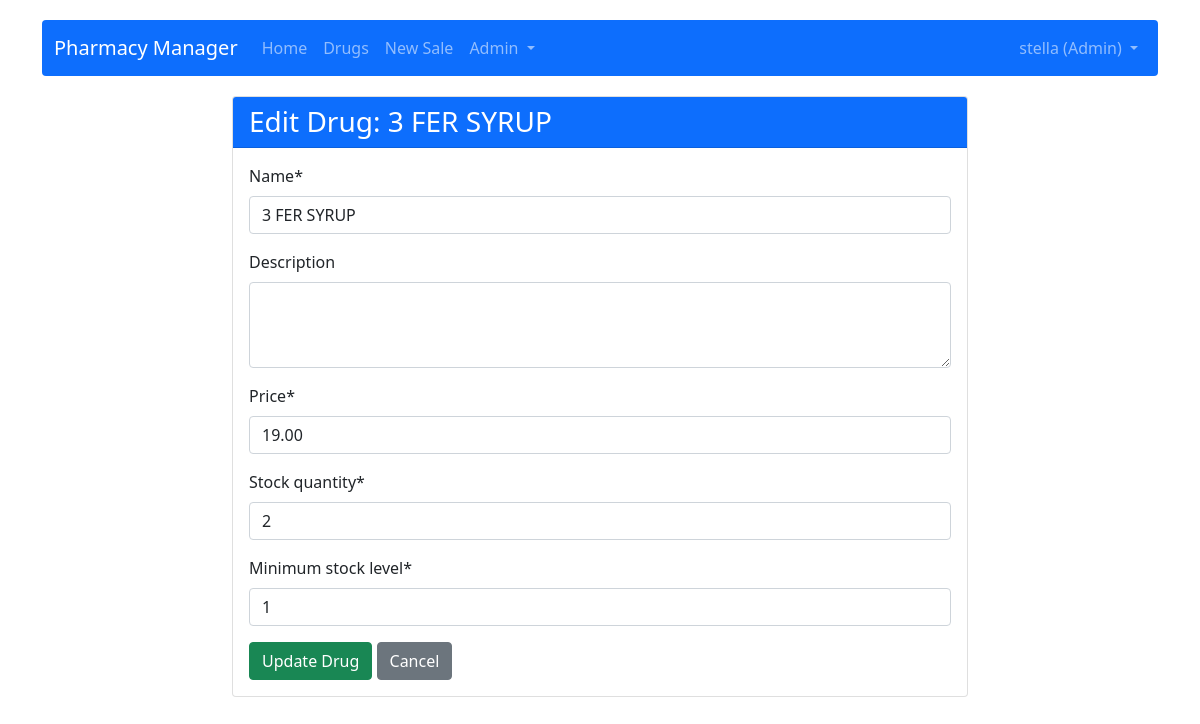
Screenshot of /drugs/50/edit/ (signed in) with the database file from the repository.
### app/models.py (models this page shows, shortened)
class User(AbstractUser):
    ROLE_CHOICES = [
        ('admin', 'Admin'),
        ('reception', 'Reception'),
    ]
    role = models.CharField(max_length=20, choices=ROLE_CHOICES, default='reception')
    phone_number = models.CharField(max_length=15, blank=True, null=True)
    is_active_user = models.BooleanField(default=True)
    created_at = models.DateTimeField(auto_now_add=True)
    last_login_time = models.DateTimeField(null=True, blank=True)
    def is_admin(self):
        return self.role == 'admin'

class Drug(models.Model):
    name = models.CharField(max_length=200)
    description = models.TextField(blank=True, null=True)
    price = models.DecimalField(max_digits=10, decimal_places=2)
    stock_quantity = models.IntegerField(default=0)
    minimum_stock_level = models.IntegerField(default=1)
    created_at = models.DateTimeField(auto_now_add=True)
    updated_at = models.DateTimeField(auto_now=True)

### app/views.py (the view)
# urls.py: path('drugs/<int:pk>/edit/', views.edit_drug, name='edit_drug'),
@admin_required
def edit_drug(request, pk):
    drug = get_object_or_404(Drug, pk=pk)
    if request.method == 'POST':
        form = DrugForm(request.POST, instance=drug)
        if form.is_valid():
            form.save()
            messages.success(request, 'Drug updated successfully!')
            return redirect('drug_list')
    else:
        form = DrugForm(instance=drug)
    return render(request, 'app/edit_drug.html', {'form': form, 'drug': drug})

### app/forms.py
class DrugForm(forms.ModelForm):
    class Meta:
        model = Drug
        fields = ['name', 'description', 'price', 'stock_quantity', 'minimum_stock_level']
        widgets = {
            'description': forms.Textarea(attrs={'rows': 3}),
        }

### app/views.py (called while the page is built)
def admin_required(view_func):
    @wraps(view_func)
    @login_required
    def _wrapped_view(request, *args, **kwargs):
        if not request.user.is_admin():
            return HttpResponseForbidden("Admin access required")
        return view_func(request, *args, **kwargs)
    return _wrapped_view

### app/templates/app/edit_drug.html (shortened to what this page needs)
{% extends 'app/base.html' %}
{% load crispy_forms_tags %}
{% block content %}
<div class="row">
    <div class="col-md-8 offset-md-2">
        <div class="card">
            <div class="card-header bg-primary text-white">
                <h3 class="mb-0">Edit Drug: {{ drug.name }}</h3>
            </div>
            <div class="card-body">
                <form method="post">
                    {{ form|crispy }}
                    <div class="mt-3">
                        <button type="submit" class="btn btn-success">Update Drug</button>
                        <a href="{% url 'drug_list' %}" class="btn btn-secondary">Cancel</a>
                    </div>
                </form>
            </div>
        </div>
    </div>
</div>
{% endblock %}

### app/templates/app/base.html (shortened to what this page needs)
<!DOCTYPE html>
<html lang="en">
<head>
    <link href="https://cdn.jsdelivr.net/npm/bootstrap@5.1.3/dist/css/bootstrap.min.css" rel="stylesheet">
    <link href="https://cdnjs.cloudflare.com/ajax/libs/font-awesome/6.0.0/css/all.min.css" rel="stylesheet">
</head>
<body>
    <div class="container">
        <nav class="navbar navbar-expand-lg navbar-dark bg-primary rounded">
            <div class="container-fluid">
                <a class="navbar-brand" href="{% url 'home' %}">Pharmacy Manager</a>
                <div class="collapse navbar-collapse" id="navbarNav">
                    <ul class="navbar-nav">
                        <li class="nav-item">
                            <a class="nav-link" href="{% url 'home' %}">Home</a>
                        </li>
                        <li class="nav-item">
                            <a class="nav-link" href="{% url 'drug_list' %}">Drugs</a>
                        </li>
                        <li class="nav-item">
                            <a class="nav-link" href="{% url 'create_sale' %}">New Sale</a>
                        </li>
                        {% if user.is_authenticated and user.is_admin %}
                        <li class="nav-item dropdown">
                            <a class="nav-link dropdown-toggle" href="#" id="adminDropdown" role="button" data-bs-toggle="dropdown">
                                Admin
                            </a>
                        </li>
                        {% endif %}
                    </ul>
                    <ul class="navbar-nav ms-auto">
                        {% if user.is_authenticated %}
                        <li class="nav-item dropdown">
                            <a class="nav-link dropdown-toggle" href="#" id="userDropdown" role="button" data-bs-toggle="dropdown">
                                {{ user.username }} ({{ user.get_role_display }})
                            </a>
                        </li>
                        {% else %}
                        <li class="nav-item">
                            <a class="nav-link" href="{% url 'login' %}">Login</a>
                        </li>
                        {% endif %}
                    </ul>
                </div>
            </div>
        </nav>
        <div class="content">
            {% block content %}{% endblock %}
        </div>
    </div>
</body>
</html>

### app/templates/app/base.html (style rules this page uses)
body { padding-top: 20px; }
.navbar { margin-bottom: 20px; }
.content { margin-top: 20px; }

### rows the page displays
User: username "stella", role "Admin"
Drug: name "3 FER SYRUP", price "19.00", stock_quantity "2", minimum_stock_level "1"
